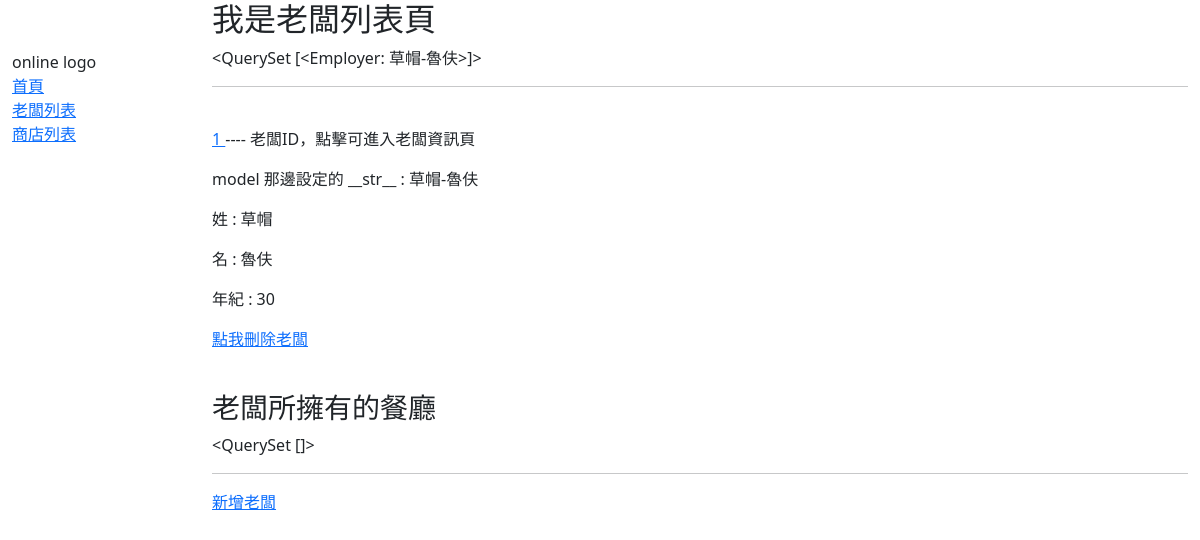
The app's page /online/employers/, older data.
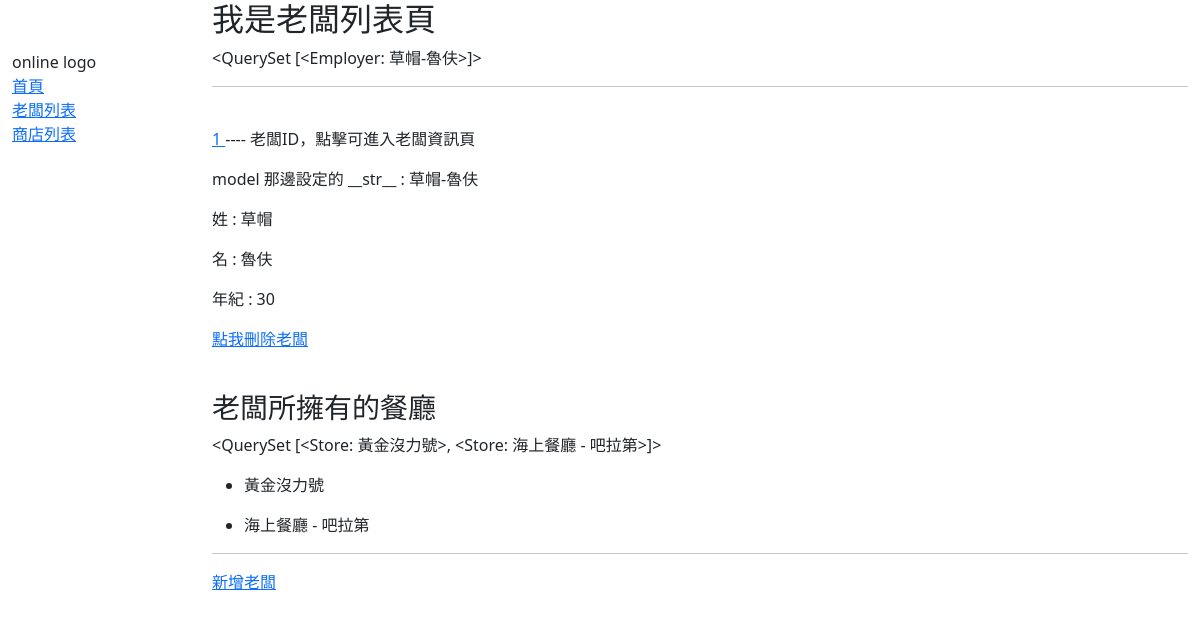
The same page, newer data.
### online/models.py (models this page shows, shortened)
class Employer(models.Model):
    first_name = models.CharField(max_length=100)
    last_name = models.CharField(max_length=100)
    age = models.PositiveIntegerField()
    class Meta:
        ordering = ['last_name', 'first_name']
    def get_absolute_url(self):
        return reverse('employer-detail', args=[str(self.id)])
    def __str__(self):
        return f'{self.first_name}-{self.last_name}'

class Store(models.Model):
    title = models.CharField(max_length=100)
    description = models.TextField()
    employer = models.ForeignKey(Employer, on_delete=models.SET_NULL, null=True)
    def __str__(self):
        return self.title

### online/views.py (the view)
# urls.py: path("employers/", views.EmployerListView.as_view(), name='employer-list'),
class EmployerListView(generic.ListView):
    model = Employer

### online/templates/online/employer_list.html
{% extends 'sidebar.html' %}
{% block content %}
<h2>我是老闆列表頁</h2>
{{ employer_list }}
<hr>
<br>
{% for employer in employer_list %}
  <p>
    <a href="{{ employer.get_absolute_url }}">
      {{ employer.id }}
    </a>
    ----  老闆ID，點擊可進入老闆資訊頁
  </p>
  <p> model 那邊設定的 __str__ : {{ employer }}</p>
  <p>姓 : {{ employer.first_name }}</p>
  <p>名 : {{ employer.last_name }}</p>
  <p>年紀 : {{ employer.age }}</p>
  <p><a href="{% url 'employer-delete' employer.id %}">點我刪除老闆</a></p>
  <br>
  <h3>老闆所擁有的餐廳</h3>
  <p>{{ employer.store_set.all }}</p>
  {% for store in employer.store_set.all %}
    <ul>
      <li>{{ store }}</li>
    </ul>
  {% endfor %}
  <hr>
{% endfor %}
<a href="{% url 'employer-create' %}">新增老闆</a>
{% endblock %}

Row changes from the older to the newer data that the page shows:
computed for Employer "草帽-魯伕": store_set.all "<QuerySet []>" → "<QuerySet [<Store: 黃金沒力號>, <Store: 海上餐廳 - 吧拉第>]>"
added Store: title "黃金沒力號"
added Store: title "海上餐廳 - 吧拉第"
